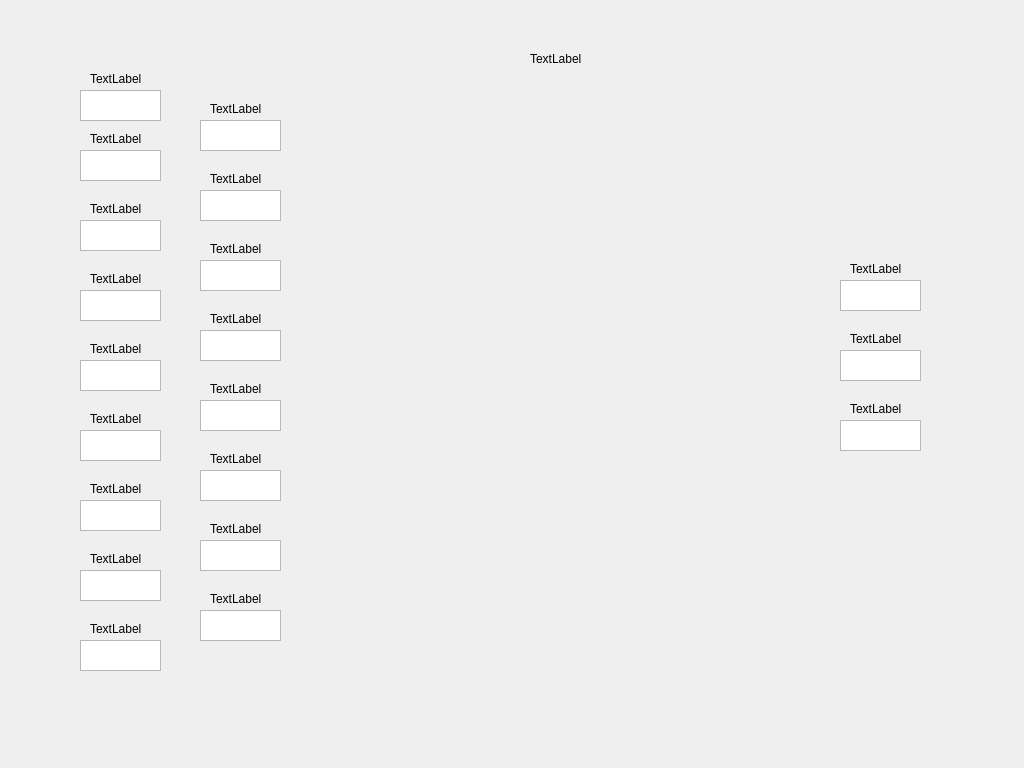
<?xml version="1.0" encoding="UTF-8"?>
<ui version="4.0">
 <class>Form</class>
 <widget class="QWidget" name="Form">
  <property name="windowModality">
   <enum>Qt::NonModal</enum>
  </property>
  <property name="geometry">
   <rect>
    <x>0</x>
    <y>0</y>
    <width>1024</width>
    <height>768</height>
   </rect>
  </property>
  <property name="windowTitle">
   <string>Form</string>
  </property>
  <property name="autoFillBackground">
   <bool>false</bool>
  </property>
  <property name="styleSheet">
   <string notr="true">background-image: url(:/png/bg.png);</string>
  </property>
  <widget class="QTextEdit" name="textEdit">
   <property name="geometry">
    <rect>
     <x>80</x>
     <y>150</y>
     <width>81</width>
     <height>31</height>
    </rect>
   </property>
  </widget>
  <widget class="QLabel" name="label">
   <property name="geometry">
    <rect>
     <x>90</x>
     <y>130</y>
     <width>67</width>
     <height>17</height>
    </rect>
   </property>
   <property name="text">
    <string>TextLabel</string>
   </property>
  </widget>
  <widget class="QTextEdit" name="textEdit_2">
   <property name="geometry">
    <rect>
     <x>80</x>
     <y>220</y>
     <width>81</width>
     <height>31</height>
    </rect>
   </property>
  </widget>
  <widget class="QLabel" name="label_2">
   <property name="geometry">
    <rect>
     <x>90</x>
     <y>200</y>
     <width>67</width>
     <height>17</height>
    </rect>
   </property>
   <property name="text">
    <string>TextLabel</string>
   </property>
  </widget>
  <widget class="QLabel" name="label_3">
   <property name="geometry">
    <rect>
     <x>90</x>
     <y>340</y>
     <width>67</width>
     <height>17</height>
    </rect>
   </property>
   <property name="text">
    <string>TextLabel</string>
   </property>
  </widget>
  <widget class="QTextEdit" name="textEdit_3">
   <property name="geometry">
    <rect>
     <x>80</x>
     <y>290</y>
     <width>81</width>
     <height>31</height>
    </rect>
   </property>
  </widget>
  <widget class="QTextEdit" name="textEdit_4">
   <property name="geometry">
    <rect>
     <x>80</x>
     <y>360</y>
     <width>81</width>
     <height>31</height>
    </rect>
   </property>
  </widget>
  <widget class="QLabel" name="label_4">
   <property name="geometry">
    <rect>
     <x>90</x>
     <y>270</y>
     <width>67</width>
     <height>17</height>
    </rect>
   </property>
   <property name="text">
    <string>TextLabel</string>
   </property>
  </widget>
  <widget class="QLabel" name="label_5">
   <property name="geometry">
    <rect>
     <x>90</x>
     <y>550</y>
     <width>67</width>
     <height>17</height>
    </rect>
   </property>
   <property name="text">
    <string>TextLabel</string>
   </property>
  </widget>
  <widget class="QTextEdit" name="textEdit_5">
   <property name="geometry">
    <rect>
     <x>80</x>
     <y>430</y>
     <width>81</width>
     <height>31</height>
    </rect>
   </property>
  </widget>
  <widget class="QTextEdit" name="textEdit_6">
   <property name="geometry">
    <rect>
     <x>80</x>
     <y>640</y>
     <width>81</width>
     <height>31</height>
    </rect>
   </property>
  </widget>
  <widget class="QTextEdit" name="textEdit_7">
   <property name="geometry">
    <rect>
     <x>80</x>
     <y>500</y>
     <width>81</width>
     <height>31</height>
    </rect>
   </property>
  </widget>
  <widget class="QTextEdit" name="textEdit_8">
   <property name="geometry">
    <rect>
     <x>80</x>
     <y>570</y>
     <width>81</width>
     <height>31</height>
    </rect>
   </property>
  </widget>
  <widget class="QLabel" name="label_6">
   <property name="geometry">
    <rect>
     <x>90</x>
     <y>620</y>
     <width>67</width>
     <height>17</height>
    </rect>
   </property>
   <property name="text">
    <string>TextLabel</string>
   </property>
  </widget>
  <widget class="QLabel" name="label_7">
   <property name="geometry">
    <rect>
     <x>90</x>
     <y>410</y>
     <width>67</width>
     <height>17</height>
    </rect>
   </property>
   <property name="text">
    <string>TextLabel</string>
   </property>
  </widget>
  <widget class="QLabel" name="label_8">
   <property name="geometry">
    <rect>
     <x>90</x>
     <y>480</y>
     <width>67</width>
     <height>17</height>
    </rect>
   </property>
   <property name="text">
    <string>TextLabel</string>
   </property>
  </widget>
  <widget class="QLabel" name="label_9">
   <property name="geometry">
    <rect>
     <x>210</x>
     <y>450</y>
     <width>67</width>
     <height>17</height>
    </rect>
   </property>
   <property name="text">
    <string>TextLabel</string>
   </property>
  </widget>
  <widget class="QTextEdit" name="textEdit_9">
   <property name="geometry">
    <rect>
     <x>200</x>
     <y>120</y>
     <width>81</width>
     <height>31</height>
    </rect>
   </property>
  </widget>
  <widget class="QTextEdit" name="textEdit_10">
   <property name="geometry">
    <rect>
     <x>200</x>
     <y>330</y>
     <width>81</width>
     <height>31</height>
    </rect>
   </property>
  </widget>
  <widget class="QTextEdit" name="textEdit_11">
   <property name="geometry">
    <rect>
     <x>200</x>
     <y>540</y>
     <width>81</width>
     <height>31</height>
    </rect>
   </property>
  </widget>
  <widget class="QLabel" name="label_10">
   <property name="geometry">
    <rect>
     <x>210</x>
     <y>240</y>
     <width>67</width>
     <height>17</height>
    </rect>
   </property>
   <property name="text">
    <string>TextLabel</string>
   </property>
  </widget>
  <widget class="QTextEdit" name="textEdit_12">
   <property name="geometry">
    <rect>
     <x>200</x>
     <y>190</y>
     <width>81</width>
     <height>31</height>
    </rect>
   </property>
  </widget>
  <widget class="QTextEdit" name="textEdit_13">
   <property name="geometry">
    <rect>
     <x>200</x>
     <y>400</y>
     <width>81</width>
     <height>31</height>
    </rect>
   </property>
  </widget>
  <widget class="QTextEdit" name="textEdit_14">
   <property name="geometry">
    <rect>
     <x>200</x>
     <y>260</y>
     <width>81</width>
     <height>31</height>
    </rect>
   </property>
  </widget>
  <widget class="QLabel" name="label_11">
   <property name="geometry">
    <rect>
     <x>210</x>
     <y>310</y>
     <width>67</width>
     <height>17</height>
    </rect>
   </property>
   <property name="text">
    <string>TextLabel</string>
   </property>
  </widget>
  <widget class="QLabel" name="label_12">
   <property name="geometry">
    <rect>
     <x>210</x>
     <y>100</y>
     <width>67</width>
     <height>17</height>
    </rect>
   </property>
   <property name="text">
    <string>TextLabel</string>
   </property>
  </widget>
  <widget class="QLabel" name="label_13">
   <property name="geometry">
    <rect>
     <x>210</x>
     <y>170</y>
     <width>67</width>
     <height>17</height>
    </rect>
   </property>
   <property name="text">
    <string>TextLabel</string>
   </property>
  </widget>
  <widget class="QTextEdit" name="textEdit_15">
   <property name="geometry">
    <rect>
     <x>200</x>
     <y>470</y>
     <width>81</width>
     <height>31</height>
    </rect>
   </property>
  </widget>
  <widget class="QLabel" name="label_14">
   <property name="geometry">
    <rect>
     <x>210</x>
     <y>590</y>
     <width>67</width>
     <height>17</height>
    </rect>
   </property>
   <property name="text">
    <string>TextLabel</string>
   </property>
  </widget>
  <widget class="QTextEdit" name="textEdit_16">
   <property name="geometry">
    <rect>
     <x>200</x>
     <y>610</y>
     <width>81</width>
     <height>31</height>
    </rect>
   </property>
  </widget>
  <widget class="QLabel" name="label_15">
   <property name="geometry">
    <rect>
     <x>210</x>
     <y>520</y>
     <width>67</width>
     <height>17</height>
    </rect>
   </property>
   <property name="text">
    <string>TextLabel</string>
   </property>
  </widget>
  <widget class="QLabel" name="label_16">
   <property name="geometry">
    <rect>
     <x>210</x>
     <y>380</y>
     <width>67</width>
     <height>17</height>
    </rect>
   </property>
   <property name="text">
    <string>TextLabel</string>
   </property>
  </widget>
  <widget class="QLabel" name="label_17">
   <property name="geometry">
    <rect>
     <x>90</x>
     <y>70</y>
     <width>67</width>
     <height>17</height>
    </rect>
   </property>
   <property name="text">
    <string>TextLabel</string>
   </property>
  </widget>
  <widget class="QTextEdit" name="textEdit_17">
   <property name="geometry">
    <rect>
     <x>80</x>
     <y>90</y>
     <width>81</width>
     <height>31</height>
    </rect>
   </property>
  </widget>
  <widget class="QLabel" name="label_18">
   <property name="geometry">
    <rect>
     <x>850</x>
     <y>330</y>
     <width>67</width>
     <height>17</height>
    </rect>
   </property>
   <property name="text">
    <string>TextLabel</string>
   </property>
  </widget>
  <widget class="QLabel" name="label_19">
   <property name="geometry">
    <rect>
     <x>850</x>
     <y>260</y>
     <width>67</width>
     <height>17</height>
    </rect>
   </property>
   <property name="text">
    <string>TextLabel</string>
   </property>
  </widget>
  <widget class="QTextEdit" name="textEdit_18">
   <property name="geometry">
    <rect>
     <x>840</x>
     <y>420</y>
     <width>81</width>
     <height>31</height>
    </rect>
   </property>
  </widget>
  <widget class="QTextEdit" name="textEdit_19">
   <property name="geometry">
    <rect>
     <x>840</x>
     <y>280</y>
     <width>81</width>
     <height>31</height>
    </rect>
   </property>
  </widget>
  <widget class="QLabel" name="label_20">
   <property name="geometry">
    <rect>
     <x>850</x>
     <y>400</y>
     <width>67</width>
     <height>17</height>
    </rect>
   </property>
   <property name="text">
    <string>TextLabel</string>
   </property>
  </widget>
  <widget class="QTextEdit" name="textEdit_20">
   <property name="geometry">
    <rect>
     <x>840</x>
     <y>350</y>
     <width>81</width>
     <height>31</height>
    </rect>
   </property>
  </widget>
  <widget class="QLabel" name="label_21">
   <property name="geometry">
    <rect>
     <x>530</x>
     <y>50</y>
     <width>67</width>
     <height>17</height>
    </rect>
   </property>
   <property name="text">
    <string>TextLabel</string>
   </property>
  </widget>
 </widget>
 <resources>
  <include location="image.qrc"/>
 </resources>
 <connections/>
</ui>
